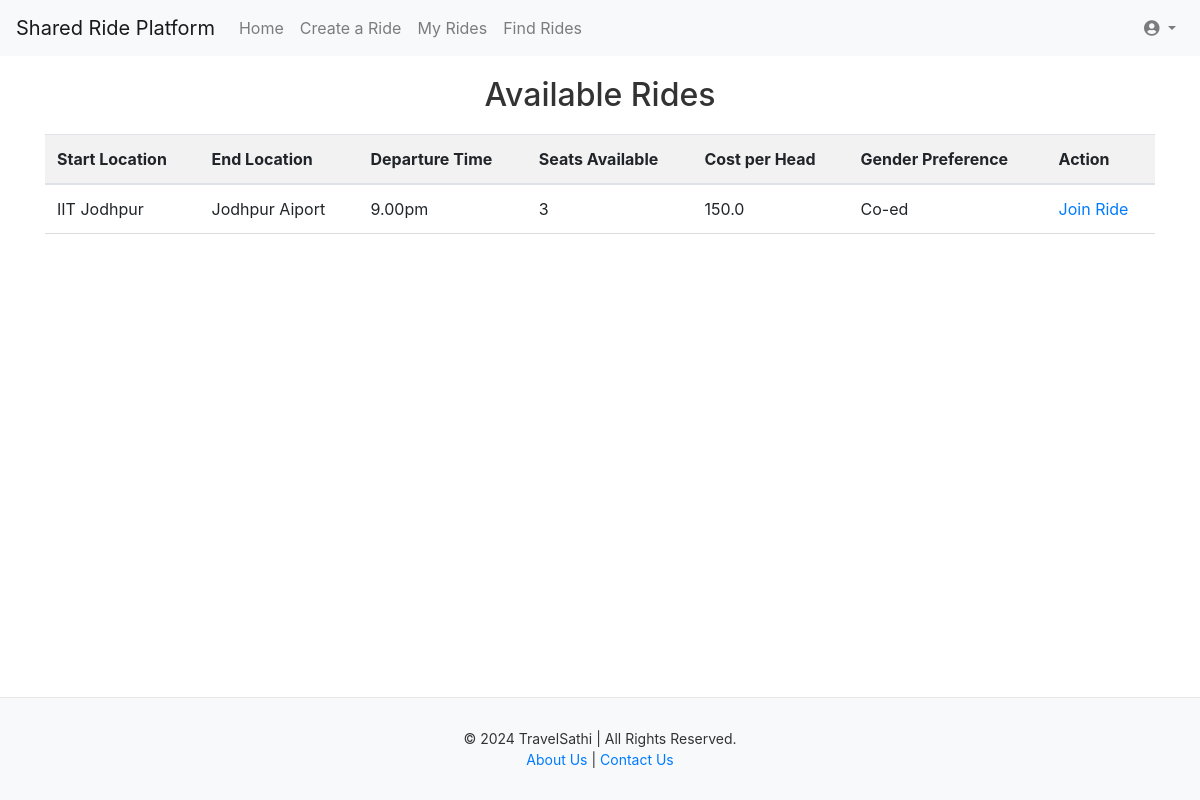
The page /search_rides (signed in) on the database as committed earlier.
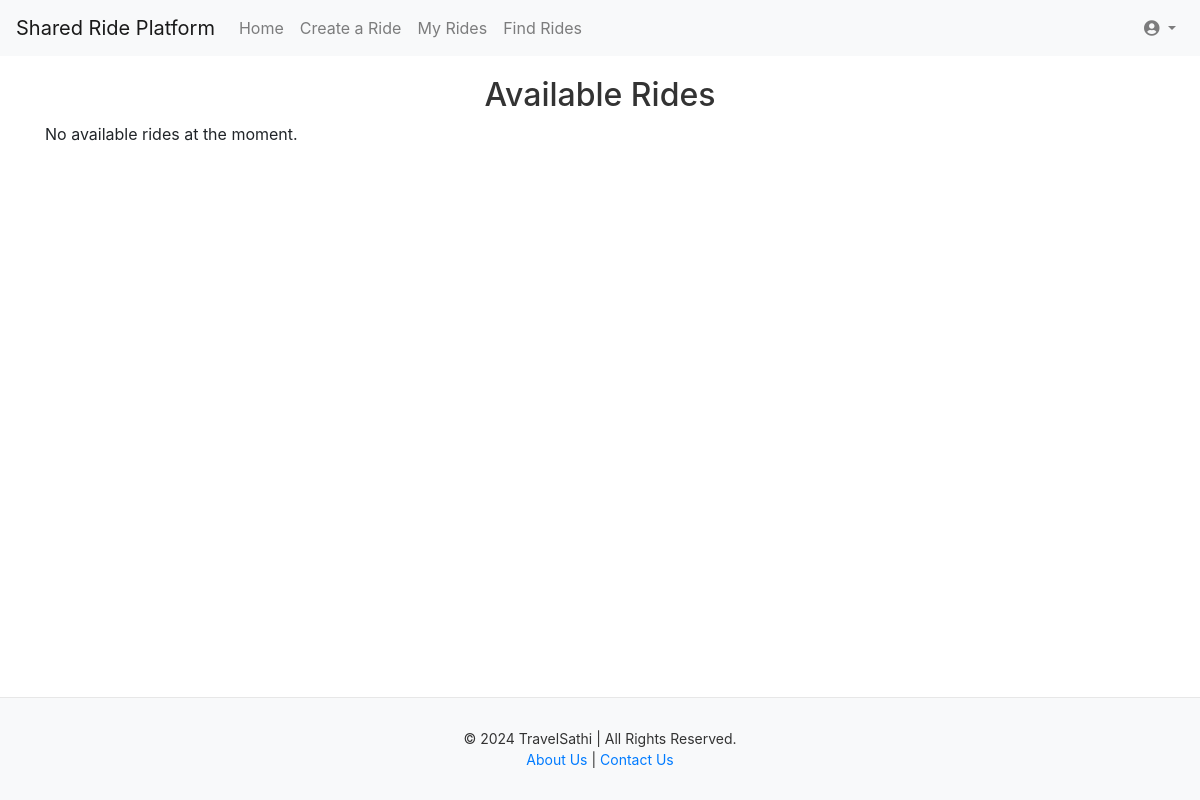
The same page on the database as committed later.
### models.py (models this page shows)
class Ride(db.Model):
    id = db.Column(db.Integer, primary_key=True)
    start_location = db.Column(db.String(255), nullable=False)
    end_location = db.Column(db.String(255), nullable=False)
    meetup_point = db.Column(db.String(255), nullable=False)
    departure_time = db.Column(db.String(20), nullable=False)
    available_seats = db.Column(db.Integer, nullable=False)
    cost_per_head = db.Column(db.Float, nullable=False)
    gender_preference = db.Column(db.String(10), nullable=False)  # 'male', 'female', 'co-ed'
    author_id = db.Column(db.Integer, db.ForeignKey('user.id'), nullable=False)  # Ensure 'user.id' matches the User model

### routes.py (the view)
@app.route('/search_rides')
@login_required
def search_rides():
    if current_user.gender == 'male':
        rides = Ride.query.filter((Ride.gender_preference == 'male') | (Ride.gender_preference == 'co-ed')).all()
    elif current_user.gender == 'female':
        rides = Ride.query.filter((Ride.gender_preference == 'female') | (Ride.gender_preference == 'co-ed')).all()
    return render_template('search_rides.html', rides=rides ,location_labels=location_labels)

### app.py (called while the page is built)
@app.before_request
def create_tables():
    from models import User, Ride  # Import here to avoid circular import
    db.create_all()  # Create tables when the app first runs

### routes.py (called while the page is built)
@login_manager.user_loader
def load_user(user_id):
    return User.query.get(int(user_id))

@app.context_processor
def inject_now():
    return {'current_year': datetime.utcnow().year}

### templates/search_rides.html (shortened to what this page needs)
{% extends 'base.html' %}
{% block body %}
<div class="container">
    <h2>Available Rides</h2>
    {% if rides %}
    <table class="table">
        <thead>
            <tr>
                <th>Start Location</th>
                <th>End Location</th>
                <th>Departure Time</th>
                <th>Seats Available</th>
                <th>Cost per Head</th>
                <th>Gender Preference</th>
                <th>Action</th>
            </tr>
        </thead>
        <tbody>
            {% for ride in rides %}
            <tr>
                <td>{{ location_labels.get(ride.start_location, ride.start_location) }}</td>
                <td>{{ location_labels.get(ride.end_location, ride.end_location) }}</td>
                <td>{{ ride.departure_time }}</td>
                <td>{{ ride.available_seats }}</td>
                <td>{{ ride.cost_per_head }}</td>
                <td>{{ ride.gender_preference|capitalize }}</td>
                <td>
                    {% if ride.available_seats > 0 %}
                        <a href="{{ url_for('join_ride', ride_id=ride.id) }}">Join Ride</a>
                    {% else %}
                        <span>Ride is full</span>
                    {% endif %}
                </td>
            </tr>
            {% endfor %}
        </tbody>
    </table>
    {% else %}
        <p>No available rides at the moment.</p>
    {% endif %}
</div>
{% endblock %}

### templates/base.html (shortened to what this page needs)
<!DOCTYPE html>
<html lang="en">
<head>
    <link rel="stylesheet" href="{{ url_for('static', filename='styles.css') }}">
    <link href="https://stackpath.bootstrapcdn.com/bootstrap/4.5.2/css/bootstrap.min.css" rel="stylesheet">
</head>
<body>
    <nav class="navbar navbar-expand-lg navbar-light bg-light">
        <a class="navbar-brand" href="#">Shared Ride Platform</a>
        <div class="collapse navbar-collapse">
            <ul class="navbar-nav mr-auto">
                <li class="nav-item">
                    <a class="nav-link" href="/">Home</a>
                </li>
                <li class="nav-item">
                    <a class="nav-link" href='/ride/new'>Create a Ride</a>
                </li>
                <li class="nav-item">
                    <a class="nav-link" href="/joined_rides">My Rides</a>
                </li>
                    <a class="nav-link" href="/search_rides">Find Rides</a>
            </ul>
            <ul class="navbar-nav ml-auto">
                {% if current_user.is_authenticated %}
                    <li class="nav-item dropdown">
                        <a class="nav-link dropdown-toggle" href="#" id="profileDropdown" role="button" data-toggle="dropdown" aria-haspopup="true" aria-expanded="false">
                            <i class="fas fa-user-circle"></i>
                        </a>
                    </li>
                {% endif %}
            </ul>
        </div>
    </nav>
    {% block body %}{% endblock %}
    <link rel="stylesheet" href="https://cdnjs.cloudflare.com/ajax/libs/font-awesome/5.15.1/css/all.min.css">
    <footer class="footer">
        <div class="container">
            <p>&copy; {{ current_year }} TravelSathi | All Rights Reserved.</p>
            <p>
                <a href="{{ url_for('about') }}">About Us</a> |
                <a href="{{ url_for('contact') }}">Contact Us</a>
            </p>
        </div>
    </footer>
</body>
</html>

### static/styles.css (style rules this page uses)
body { font-family: Arial, sans-serif; background-color: #f4f4f4; margin: 0; padding: 0; box-sizing: border-box; }
h1, h2 { text-align: center; color: #333; }
.container { width: 80%; margin: 20px auto; }
a { color: #337ab7; text-decoration: none; }
.footer { position: fixed; left: 0; bottom: 0; width: 100%; background-color: #f8f9fa; color: #333; text-align: center; padding: 10px 0; border-top: 1px solid #e7e7e7; }
.footer p { margin: 0; font-size: 14px; }
.footer a { color: #007bff; text-decoration: none; }

Rows that differ between the two databases and show on the page:
removed Ride: get "IIT Jodhpur", get "Jodhpur Aiport", departure_time "9.00pm", available_seats "3", cost_per_head "150.0", gender_preference "Co-ed"
Other text that changed with them:
text no longer shown: "Start Location End Location Departure Time Seats Available Cost per Head Gender Preference Action"
text now shown: "No available rides at the moment."
